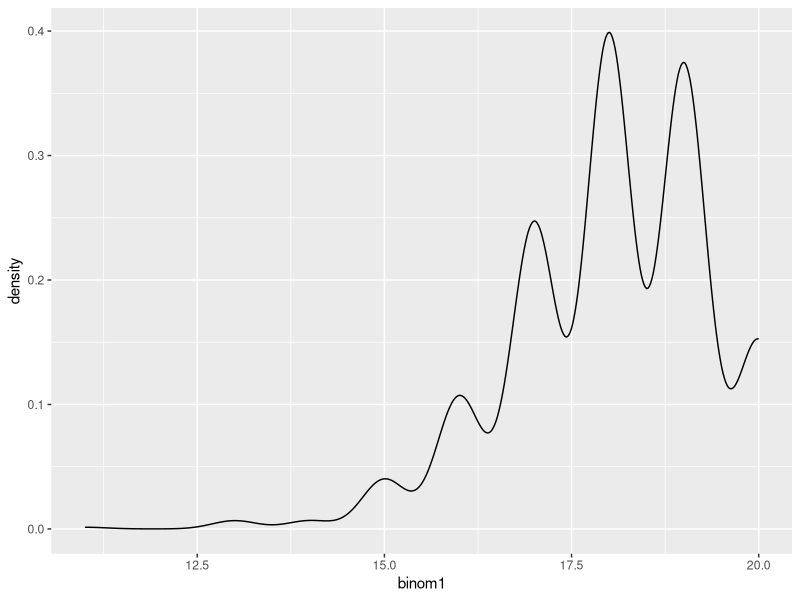
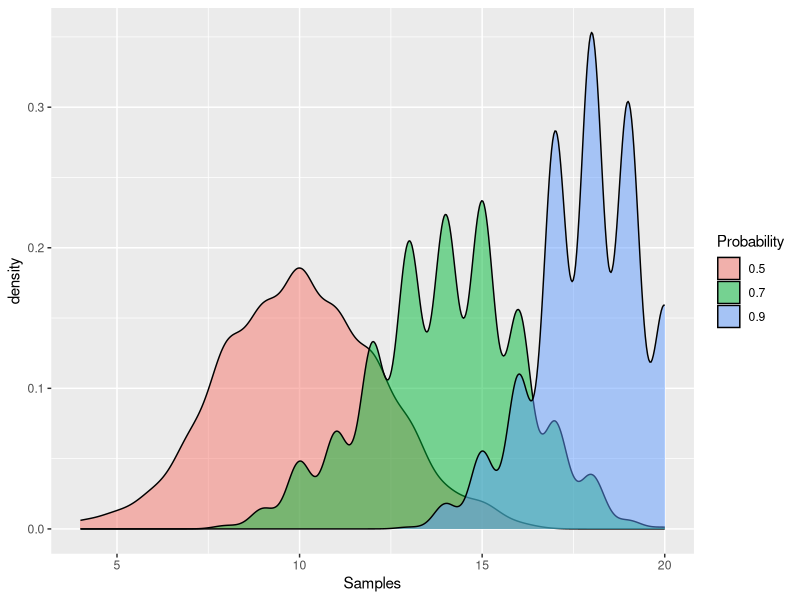
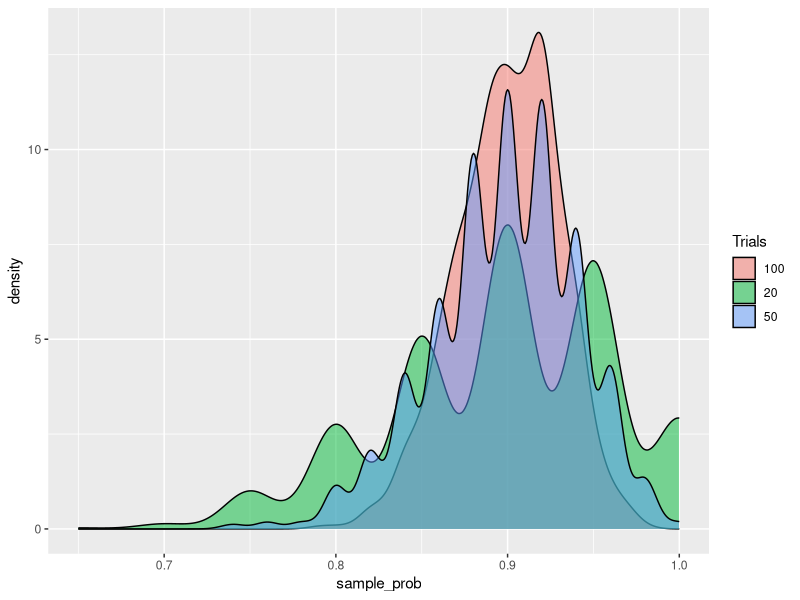
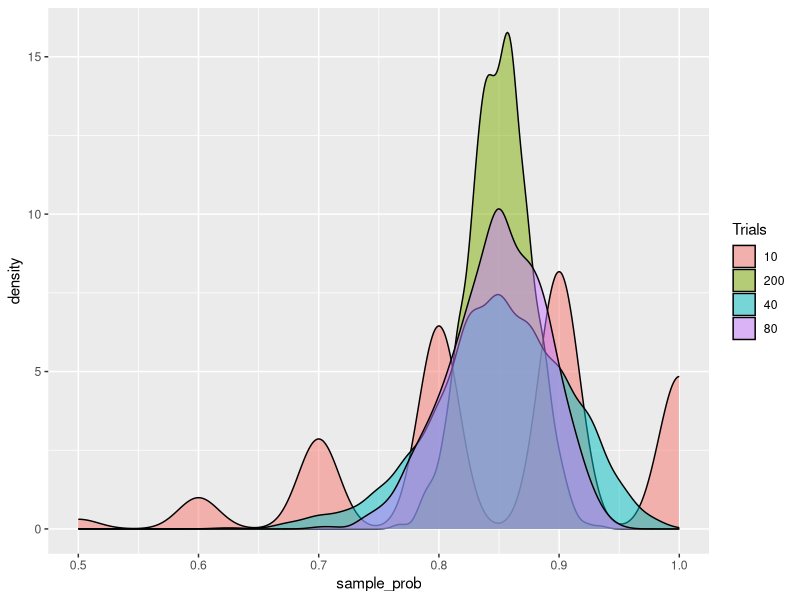
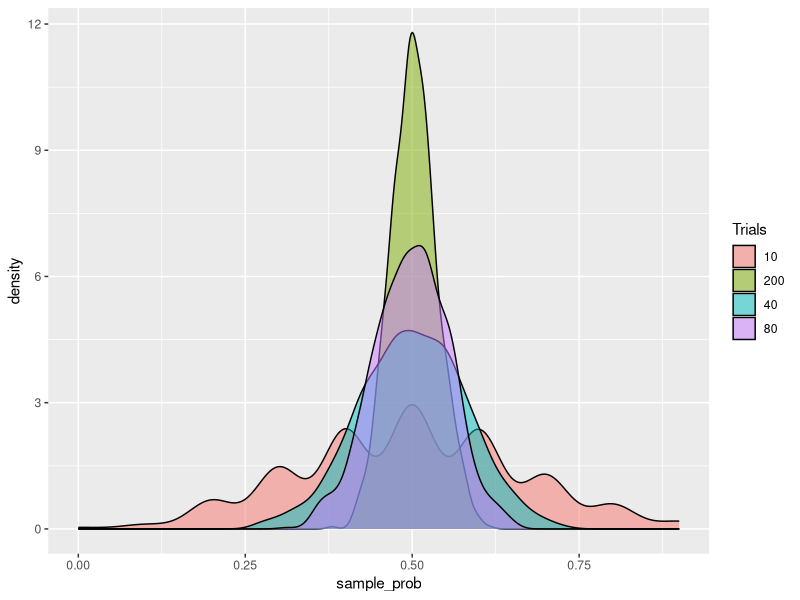
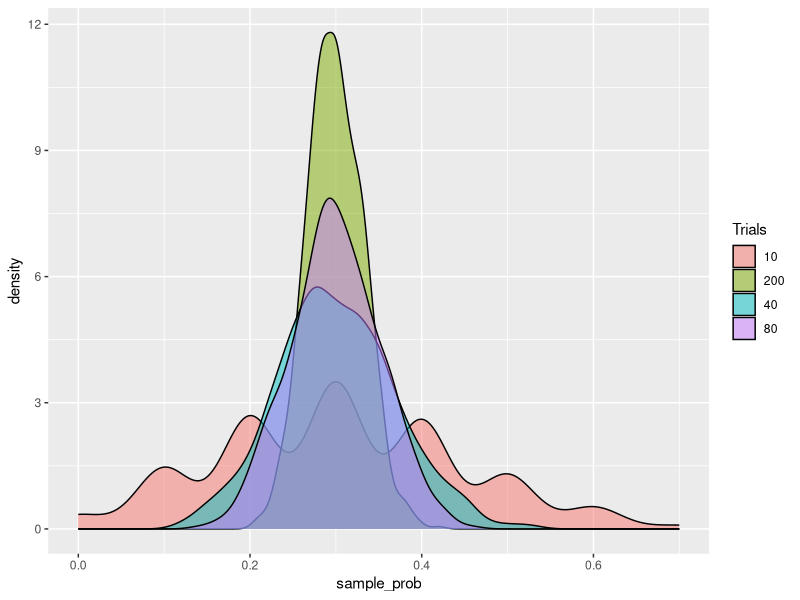
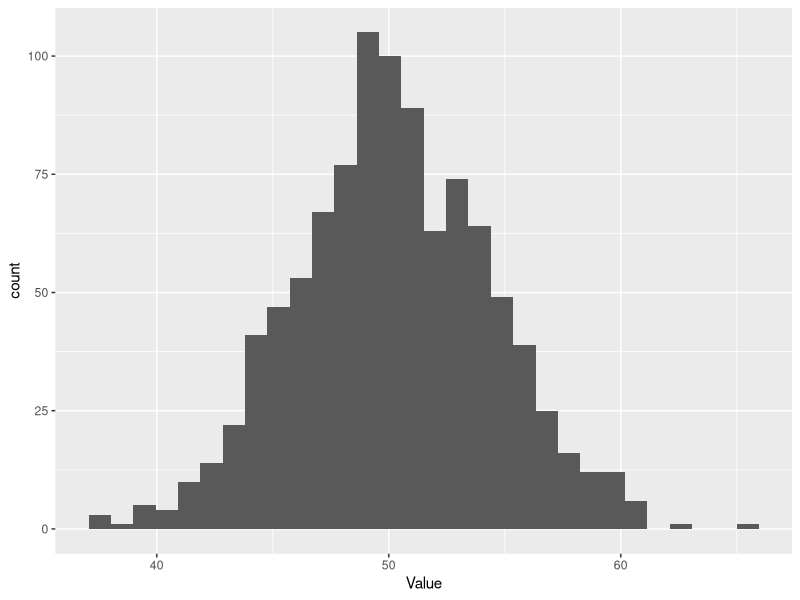
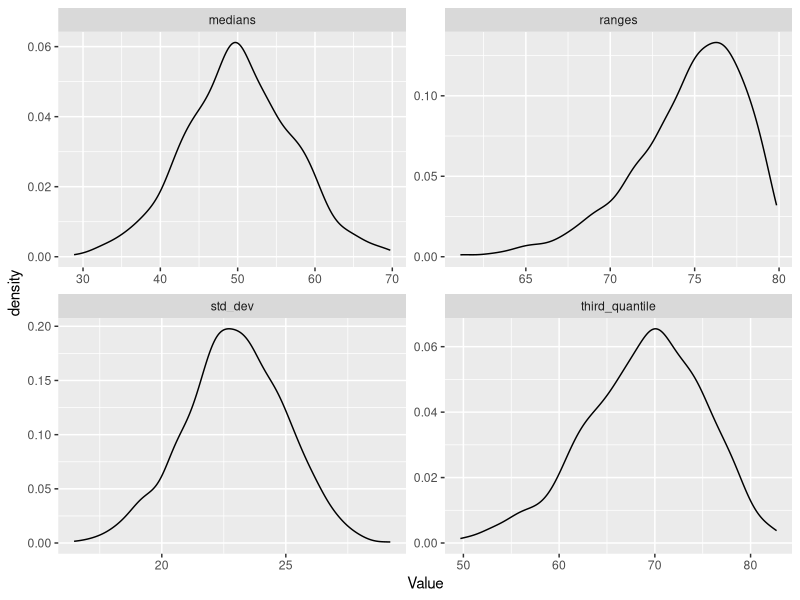

Generate these figures, in order, with R:
## ---- chunk 1
library(tidyverse)

my_samples <- data.frame(
  binom1 =rbinom(1000, size = 20, prob = 0.9
))

ggplot(my_samples, aes(x = binom1)) + 
  geom_density()
  
## ---- chunk 2
prob = c(.9, .7, .5)

my_samples2 <- map_dfc(prob, ~rbinom(1000, size = 20, prob = .x))

names(my_samples2) <- prob

my_samples2 <- my_samples2 %>%
gather(key = "Probability", value = "Samples")

ggplot(my_samples2, aes(x = Samples, fill = Probability)) +
geom_density(alpha = 0.5)

## ---- chunk 3
size = c(20, 50, 100)

my_samples3 <- map_dfc(size, ~rbinom(1000, size = .x, prob = .9))

names(my_samples3) <- size

my_samples3 <- my_samples3 %>% 
  gather(key = "Trials", value = "Samples") %>% 
  mutate(
    sample_prob = Samples / strtoi(Trials)
  )

ggplot(my_samples3, aes(x = sample_prob, fill = Trials)) + geom_density(alpha = 0.5)
## ---- chunk 4
binom_function <- function(trials, prob_succ) {
  
  my_samples4 <- map_dfc(trials, ~rbinom(1000, size = .x, prob = prob_succ))
  
  names(my_samples4) <- trials
  
   my_samples4 <- my_samples4 %>% 
  gather(key = "Trials", value = "Samples") %>% 
  mutate(
    sample_prob = Samples / strtoi(Trials)
  )
 
  ggplot(my_samples4, aes(x = sample_prob, fill = Trials)) + geom_density(alpha = 0.5) 
}
## ---- chunk 5
binom_function(c(10, 40, 80, 200), .85)

binom_function(c(10, 40, 80, 200), .5)

binom_function(c(10, 40, 80, 200), .3)
## ---- chunk 6
my_unif <- replicate (1000, runif(30, min = 10, max = 90), simplify = FALSE)

my_stats_unif <- data.frame(
  means = map_dbl(my_unif, mean),
  medians = map_dbl(my_unif, median),
  std_dev = map_dbl(my_unif, sd),
  ranges = map_dbl(my_unif, ~max(.x)- min(.x)),
  third_quantile = map_dbl(my_unif, ~quantile(.x, .75))
)

my_stats_unif %>% 
  gather(key = "Statistic", value = "Value") %>% 
  filter(Statistic == "means") %>% 
  ggplot(aes(x = Value)) + geom_histogram()

my_stats_unif %>% 
  gather(key = "Statistic", value = "Value") %>%
  filter(Statistic != "means") %>% 
  ggplot(aes(x = Value)) + geom_density() + facet_wrap(~Statistic, scales = "free")
## ---- chunk 7
my_t <- replicate (1000, rt(30, df = 29), simplify = FALSE)

my_stats_t <- data.frame(
  means = map_dbl(my_t, mean),
  medians = map_dbl(my_t, median),
  std_dev = map_dbl(my_t, sd),
  ranges = map_dbl(my_t, ~max(.x)- min(.x)),
  third_quantile = map_dbl(my_t, ~quantile(.x, .75))
)

my_stats_t %>% 
  gather(key = "Statistic", value = "Value") %>% 
  filter(Statistic == "means") %>% 
  ggplot(aes(x = Value)) + geom_histogram()

my_stats_t %>% 
  gather(key = "Statistic", value = "Value") %>%
  filter(Statistic != "means") %>% 
  ggplot(aes(x = Value)) + geom_density() + facet_wrap(~Statistic, scales = "free")

